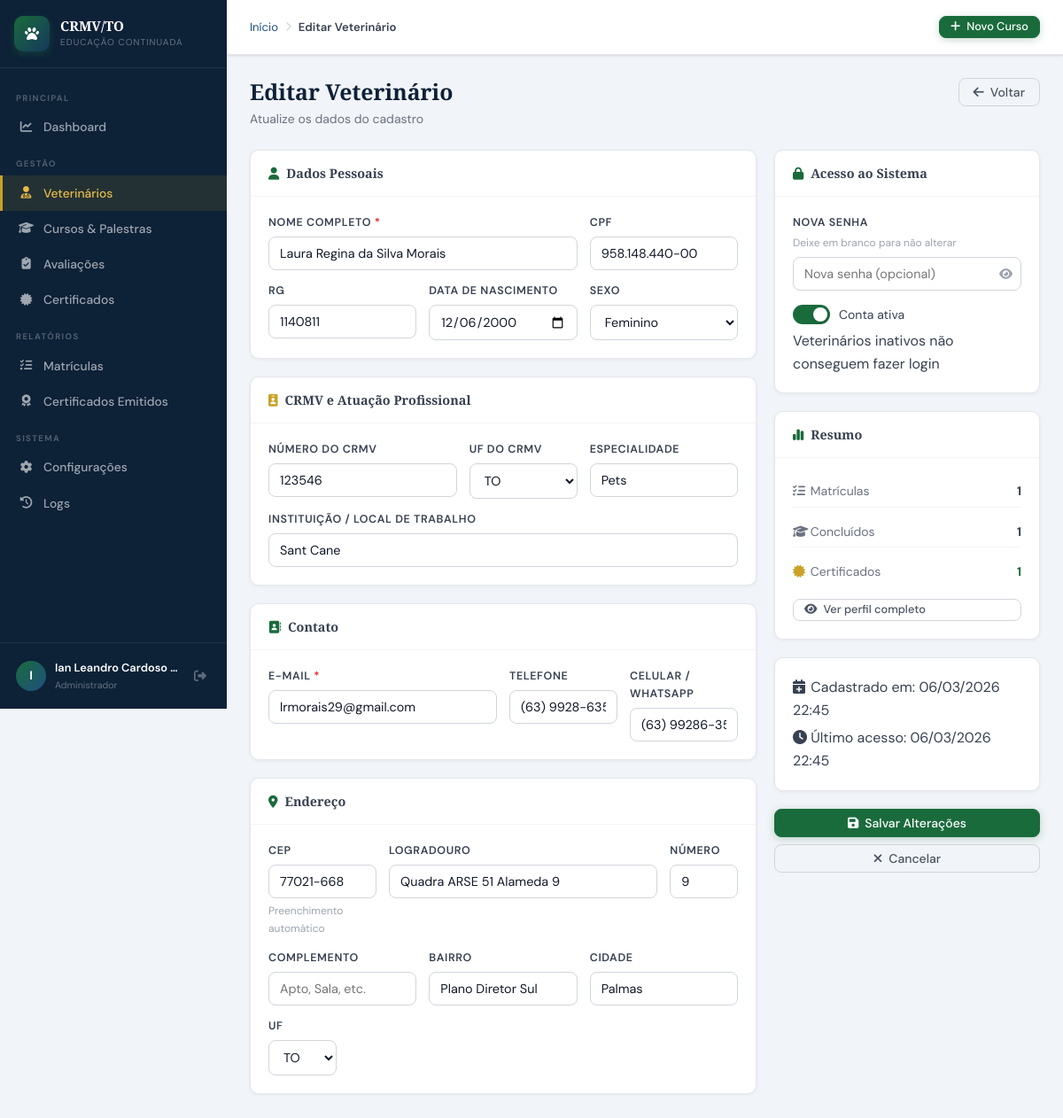
Page /admin/usuarios/form.php?id=3 (signed in) on the earlier database version.
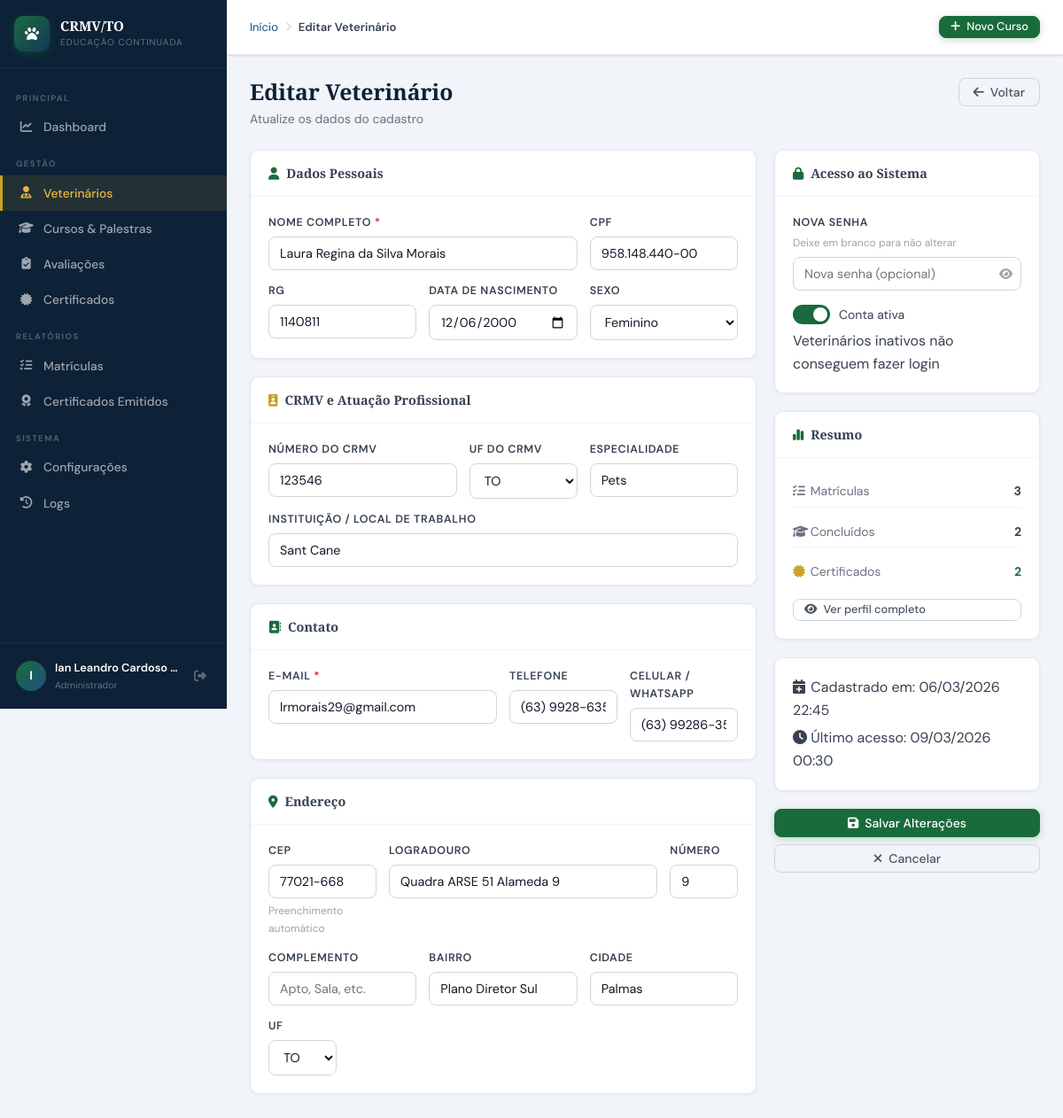
Same page on the later database version.
### tables this page shows
CREATE TABLE `tbl_usuarios` (
  `usuario_id` int(10) UNSIGNED NOT NULL,
  `perfil_id` int(10) UNSIGNED NOT NULL DEFAULT 2,
  `nome_completo` varchar(150) NOT NULL,
  `cpf` varchar(14) DEFAULT NULL,
  `rg` varchar(20) DEFAULT NULL,
  `data_nascimento` date DEFAULT NULL,
  `sexo` enum('M','F','O') DEFAULT NULL,
  `email` varchar(150) NOT NULL,
  `telefone` varchar(20) DEFAULT NULL,
  `celular` varchar(20) DEFAULT NULL,
  `crmv_numero` varchar(20) DEFAULT NULL,
  `crmv_uf` char(2) NOT NULL DEFAULT 'TO',
  `especialidade` varchar(100) DEFAULT NULL,
  `instituicao` varchar(150) DEFAULT NULL,
  `cep` varchar(9) DEFAULT NULL,
  `logradouro` varchar(150) DEFAULT NULL,
  `numero` varchar(10) DEFAULT NULL,
  `complemento` varchar(80) DEFAULT NULL,
  `bairro` varchar(80) DEFAULT NULL,
  `cidade` varchar(80) DEFAULT NULL,
  `uf` char(2) DEFAULT NULL,
  `senha_hash` varchar(255) NOT NULL,
  `senha_salt` varchar(64) NOT NULL,
  `token_reset` varchar(100) DEFAULT NULL,
  `token_expira` datetime DEFAULT NULL,
  `ultimo_acesso` datetime DEFAULT NULL,
  `tentativas_login` tinyint(4) NOT NULL DEFAULT 0,
  `bloqueado_ate` datetime DEFAULT NULL,
  `ativo` tinyint(1) NOT NULL DEFAULT 1,
  `foto_perfil` varchar(200) DEFAULT NULL,
  `criado_em` datetime NOT NULL DEFAULT current_timestamp(),
  `atualizado_em` datetime DEFAULT NULL ON UPDATE current_timestamp(),
  `criado_por` int(10) UNSIGNED DEFAULT NULL
);

### includes/conexao.php (called while the page is built, shortened)
<?php
function getConn(): PDO {
    static $pdo = null;
    if ($pdo === null) {
        try {
            $dsn = "mysql:host=" . DB_HOST . ";port=" . DB_PORT . ";dbname=" . DB_NAME . ";charset=utf8mb4";
            $pdo = new PDO($dsn, DB_USER, DB_PASS, [
                PDO::ATTR_ERRMODE            => PDO::ERRMODE_EXCEPTION,
                PDO::ATTR_DEFAULT_FETCH_MODE => PDO::FETCH_ASSOC,
                PDO::ATTR_EMULATE_PREPARES   => false,
            ]);
        } catch (PDOException $e) {
            die('<div style="font-family:monospace;background:#fee2e2;color:#7f1d1d;padding:20px;margin:20px;border-radius:8px">
                <strong>Erro de conexão com o banco:</strong><br>' . htmlspecialchars($e->getMessage()) . '
                <br><br>Verifique se o XAMPP está rodando e o banco <strong>' . DB_NAME . '</strong> foi criado.
            </div>');
        }
    }
    return $pdo;
}
function dbQueryOne(string $sql, array $params = []): array|false {
    $stmt = getConn()->prepare($sql);
    $stmt->execute($params);
    return $stmt->fetch();
}
function fmtDataHora(?string $d): string {
    try { return (new DateTime($d))->format('d/m/Y H:i'); }
    catch (Exception) { return '-'; }
}

### admin/usuarios/form.php (the view, shortened to what the changed rows need)
<?php
require_once __DIR__ . '/../../includes/conexao.php';
$id      = (int)($_GET['id'] ?? 0);
$editando = $id > 0;
$u       = [];
if ($editando) {
    $u = dbQueryOne("SELECT * FROM tbl_usuarios WHERE usuario_id = ? AND perfil_id = 2", [$id]);
}
require_once __DIR__ . '/../../includes/layout.php';
$ufs = ['AC','AL','AM','AP','BA','CE','DF','ES','GO','MA','MG','MS','MT','PA','PB','PE','PI','PR','RJ','RN','RO','RR','RS','SC','SE','SP','TO'];
?>
<div class="pg-header">
    <div class="pg-header-row">
        <div>
            <h1 class="pg-titulo"><?= $editando ? 'Editar Veterinário' : 'Novo Veterinário' ?></h1>
        </div>
    </div>
</div>
<form method="POST" data-guard id="fForm">
<div style="display:grid;grid-template-columns:1fr 300px;gap:20px;align-items:start">
    <div style="display:flex;flex-direction:column;gap:20px">
        <div class="card">
            <div class="card-body">
                <div class="form-grid">
                    <div class="c8 form-group">
                        <label class="req">Nome Completo</label>
                        <input type="text" name="nome_completo" required
                            value="<?= htmlspecialchars($u['nome_completo'] ?? '') ?>"
                            placeholder="Nome completo do veterinário">
                    </div>
                    <div class="c4 form-group">
                        <label>CPF</label>
                        <input type="text" name="cpf" data-mask="cpf" maxlength="14"
                            value="<?= htmlspecialchars(isset($u['cpf']) && $u['cpf'] ? preg_replace('/(\d{3})(\d{3})(\d{3})(\d{2})/', '$1.$2.$3-$4', $u['cpf']) : '') ?>"
                            placeholder="000.000.000-00">
                    </div>
                    <div class="c4 form-group">
                        <label>RG</label>
                        <input type="text" name="rg"
                            value="<?= htmlspecialchars($u['rg'] ?? '') ?>"
                            placeholder="Documento de identidade">
                    </div>
                    <div class="c4 form-group">
                        <label>Data de Nascimento</label>
                        <input type="date" name="data_nascimento"
                            value="<?= htmlspecialchars($u['data_nascimento'] ?? '') ?>">
                    </div>
                    <div class="c4 form-group">
                        <label>Sexo</label>
                        <select name="sexo">
                            <option value="F" <?= ($u['sexo'] ?? '') === 'F' ? 'selected' : '' ?>>Feminino</option>
                        </select>
                    </div>
                </div>
            </div>
        </div>
        <div class="card">
            <div class="card-body">
                <div class="form-grid">
                    <div class="c5 form-group">
                        <label>Número do CRMV</label>
                        <input type="text" name="crmv_numero"
                            value="<?= htmlspecialchars($u['crmv_numero'] ?? '') ?>"
                            placeholder="Ex: 12345">
                    </div>
                    <div class="c3 form-group">
                        <label>UF do CRMV</label>
                        <select name="crmv_uf">
                            <?php foreach ($ufs as $uf): ?>
                            <option value="<?= $uf ?>" <?= ($u['crmv_uf'] ?? 'TO') === $uf ? 'selected' : '' ?>><?= $uf ?></option>
                            <?php endforeach; ?>
                        </select>
                    </div>
                    <div class="c4 form-group">
                        <label>Especialidade</label>
                        <input type="text" name="especialidade"
                            value="<?= htmlspecialchars($u['especialidade'] ?? '') ?>"
                            placeholder="Ex: Clínica de Pequenos Animais">
                    </div>
                    <div class="c12 form-group">
                        <label>Instituição / Local de Trabalho</label>
                        <input type="text" name="instituicao"
                            value="<?= htmlspecialchars($u['instituicao'] ?? '') ?>"
                            placeholder="Nome da clínica, hospital veterinário ou empresa">
                    </div>
                </div>
            </div>
        </div>
        <div class="card">
            <div class="card-body">
                <div class="form-grid">
                    <div class="c6 form-group">
                        <label class="req">E-mail</label>
                        <input type="email" name="email" required
                            value="<?= htmlspecialchars($u['email'] ?? '') ?>"
                            placeholder="email@exemplo.com">
                    </div>
                    <div class="c3 form-group">
                        <label>Telefone</label>
                        <input type="text" name="telefone" data-mask="tel"
                            value="<?= htmlspecialchars(isset($u['telefone']) && $u['telefone'] ? preg_replace('/(\d{2})(\d{4})(\d{4})/', '($1) $2-$3', $u['telefone']) : '') ?>"
                            placeholder="(63) 0000-0000">
                    </div>
                    <div class="c3 form-group">
                        <label>Celular / WhatsApp</label>
                        <input type="text" name="celular" data-mask="tel"
                            value="<?= htmlspecialchars(isset($u['celular']) && $u['celular'] ? preg_replace('/(\d{2})(\d{5})(\d{4})/', '($1) $2-$3', $u['celular']) : '') ?>"
                            placeholder="(63) 00000-0000">
                    </div>
                </div>
            </div>
        </div>
        <div class="card">
            <div class="card-body">
                <div class="form-grid">
                    <div class="c3 form-group">
                        <label>CEP</label>
                        <input type="text" name="cep" data-mask="cep"
                            value="<?= htmlspecialchars(isset($u['cep']) && $u['cep'] ? preg_replace('/(\d{5})(\d{3})/', '$1-$2', $u['cep']) : '') ?>"
                            placeholder="77000-000">
                        <span class="dica">Preenchimento automático</span>
                    </div>
                    <div class="c7 form-group">
                        <label>Logradouro</label>
                        <input type="text" name="logradouro"
                            value="<?= htmlspecialchars($u['logradouro'] ?? '') ?>"
                            placeholder="Rua, Avenida, etc.">
                    </div>
                    <div class="c2 form-group">
                        <label>Número</label>
                        <input type="text" name="numero"
                            value="<?= htmlspecialchars($u['numero'] ?? '') ?>"
                            placeholder="Nº">
                    </div>
                    <div class="c4 form-group">
                        <label>Bairro</label>
                        <input type="text" name="bairro"
                            value="<?= htmlspecialchars($u['bairro'] ?? '') ?>"
                            placeholder="Bairro">
                    </div>
                    <div class="c4 form-group">
                        <label>Cidade</label>
                        <input type="text" name="cidade"
                            value="<?= htmlspecialchars($u['cidade'] ?? '') ?>"
                            placeholder="Cidade">
                    </div>
                    <div class="c2 form-group">
                        <label>UF</label>
                        <select name="uf">
                            <?php foreach ($ufs as $uf): ?>
                            <option value="<?= $uf ?>" <?= ($u['uf'] ?? '') === $uf ? 'selected' : '' ?>><?= $uf ?></option>
                            <?php endforeach; ?>
                        </select>
                    </div>
                </div>
            </div>
        </div>
    </div>
    <div style="display:flex;flex-direction:column;gap:20px">
        <?php if ($editando): ?>
        <div class="card">
            <div class="card-header">
                <span class="card-titulo"><i class="fa-solid fa-chart-simple"></i> Resumo</span>
            </div>
            <div class="card-body" style="display:flex;flex-direction:column;gap:10px">
                <?php
                $stats = dbQueryOne(
                    "SELECT
                        (SELECT COUNT(*) FROM tbl_matriculas WHERE usuario_id = ?) AS matriculas,
                        (SELECT COUNT(*) FROM tbl_matriculas WHERE usuario_id = ? AND certificado_gerado = 1) AS certificados,
                        (SELECT COUNT(*) FROM tbl_matriculas WHERE usuario_id = ? AND status = 'CONCLUIDA') AS concluidas",
                    [$id, $id, $id]
                );
                ?>
                <div style="display:flex;justify-content:space-between;font-size:.875rem;padding:6px 0;border-bottom:1px solid var(--c100)">
                    <span style="color:var(--c500)"><i class="fa-solid fa-list-check" style="width:16px"></i> Matrículas</span>
                    <strong><?= $stats['matriculas'] ?></strong>
                </div>
                <div style="display:flex;justify-content:space-between;font-size:.875rem;padding:6px 0;border-bottom:1px solid var(--c100)">
                    <span style="color:var(--c500)"><i class="fa-solid fa-graduation-cap" style="width:16px"></i> Concluídos</span>
                    <strong><?= $stats['concluidas'] ?></strong>
                </div>
                <div style="display:flex;justify-content:space-between;font-size:.875rem;padding:6px 0">
                    <span style="color:var(--c500)"><i class="fa-solid fa-certificate" style="width:16px;color:var(--ouro)"></i> Certificados</span>
                    <strong style="color:var(--verde)"><?= $stats['certificados'] ?></strong>
                </div>
                <a href="/crmv/admin/usuarios/ver.php?id=<?= $id ?>" class="btn btn-ghost btn-sm" style="margin-top:4px">
                    <i class="fa-solid fa-eye"></i> Ver perfil completo
                </a>
            </div>
        </div>
        <div class="card">
            <div class="card-body">
                <div class="dica" style="display:flex;flex-direction:column;gap:6px">
                    <div><i class="fa-solid fa-calendar-plus" style="width:16px"></i> Cadastrado em: <?= fmtDataHora($u['criado_em']) ?></div>
                    <div><i class="fa-solid fa-clock" style="width:16px"></i> Último acesso: <?= $u['ultimo_acesso'] ? fmtDataHora($u['ultimo_acesso']) : 'Nunca' ?></div>
                </div>
            </div>
        </div>
        <?php endif; ?>
    </div>
</div>
</form>
<?php require_once __DIR__ . '/../../includes/layout_footer.php'; ?>

Differences in the rows shown:
changed tbl_usuarios "Laura Regina da Silva Morais": ultimo_acesso "06/03/2026 22:45" → "09/03/2026 00:30"
Other differences:
$stats['matriculas']: "1" → "3"
$stats['concluidas']: "1" → "2"
$stats['certificados']: "1" → "2"
